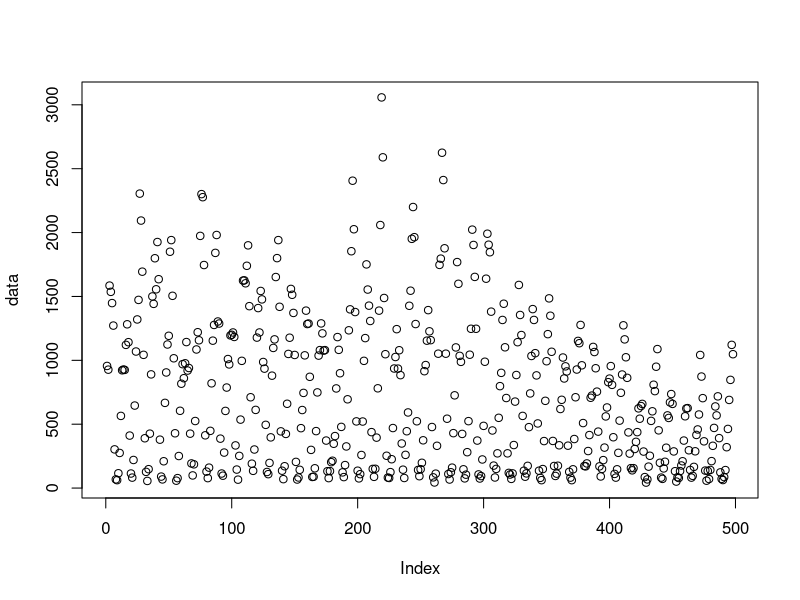
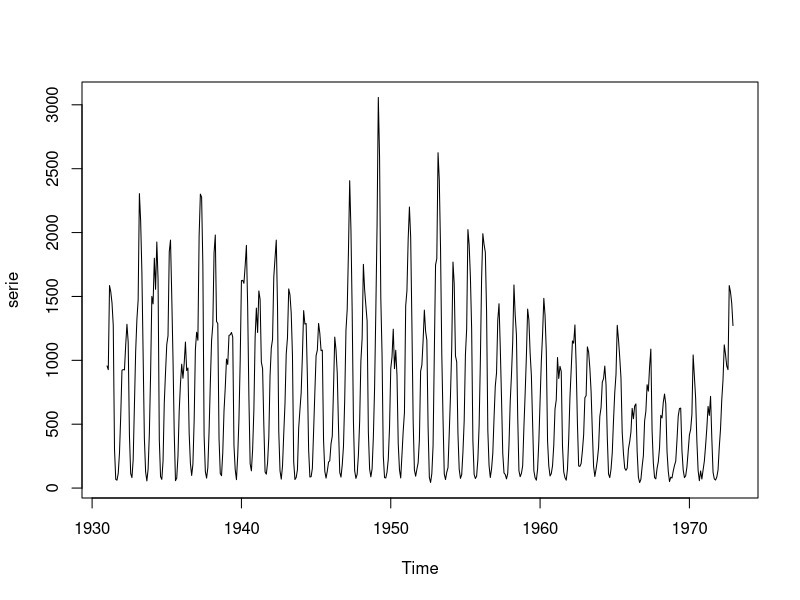
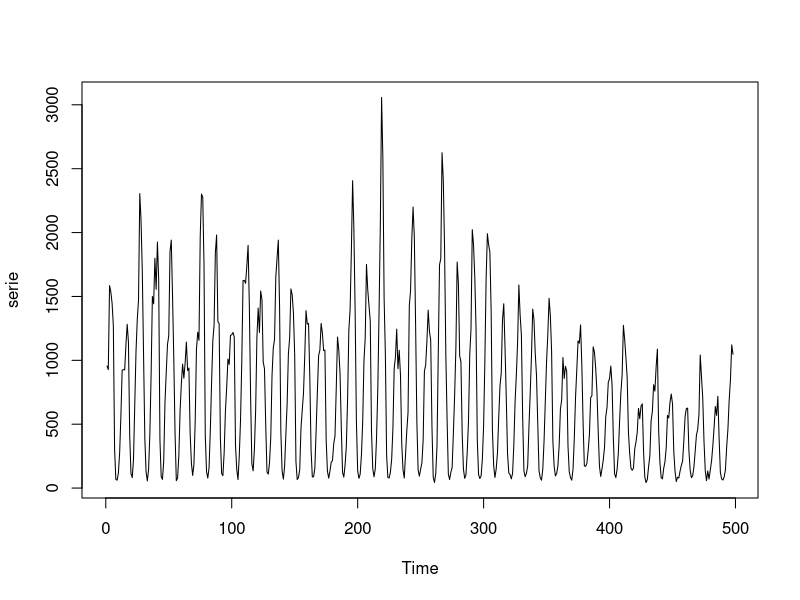

Source code (R) for these figures, in order:

data = scan(file="chicken_pox.dat", skip=1)

plot(data)


start <- c(1931, 1)
end <- c(1972, 12)
frequency <- 1

serie <- ts(data, start, end, 12)
plot.ts(serie)

serie <- ts(data, frequency)

plot.ts(serie)
